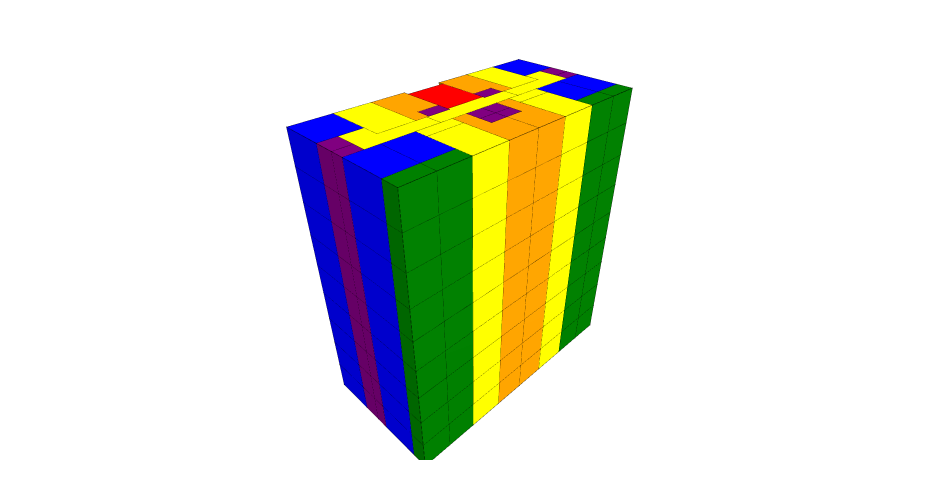

The cell this chart's notebook holds for it:
### Markdown cell above
## 8. Show geometry

### Code cell
Topology.Show(house_cells, faceColorKey="color", faceOpacity=0.7, renderer=renderer)
